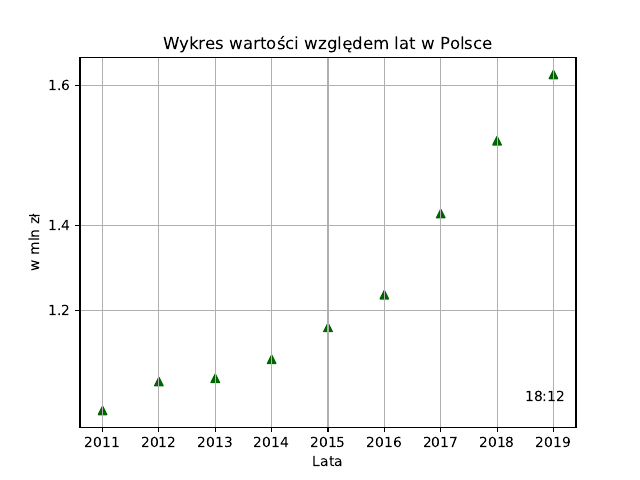

Here is the Python script that generated this plot:
import matplotlib.pyplot as plt
import numpy as np
import pandas as pd

dane = pd.read_excel ("produkcja1.xlsx")
x = dane["Rok"]
y = dane["Wartość"]
plt.scatter(x,y, color= 'darkgreen', marker='^')
plt.title("Wykres wartości względem lat w Polsce")
plt.xlabel("Lata")
yt = [1280000, 1400080, 1600000]
ytz = ["1.2", "1.4", "1.6"]
plt.ylabel("w mln zł")
plt.yticks(yt,ytz)
plt.annotate(xy=[2018.5, 1150000], text="18:12")
plt.grid()
plt.savefig("zad2.pdf")
plt.show()